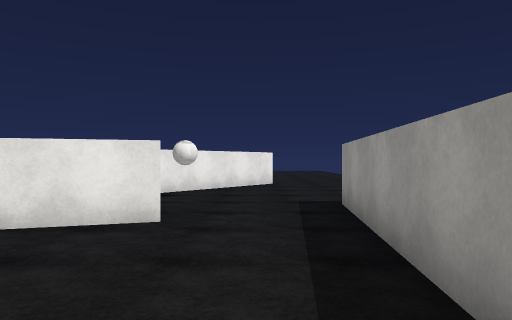
View 1 (above)

18 first-person views from a walk through a Unity game level. The camera is 1.5 m above the floor, looks level and sees 70° across. The floor is counted in squares, 2 m on a side. Each view is taken from the middle of a square. On the plan, view 1 faces up. The plan holds only what a view shows up to about 11 squares ahead; the rest is blank. The place goes on beyond the plan. Some animated figures are not drawn. Surface patterns are stand-ins for the level's own textures.

View 2
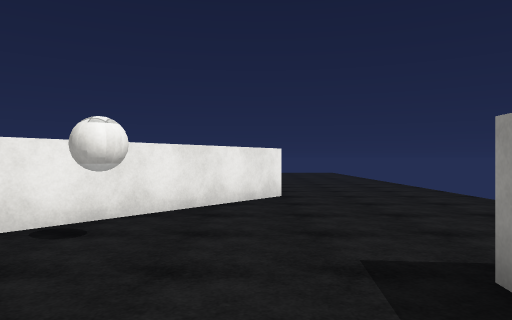

View 3
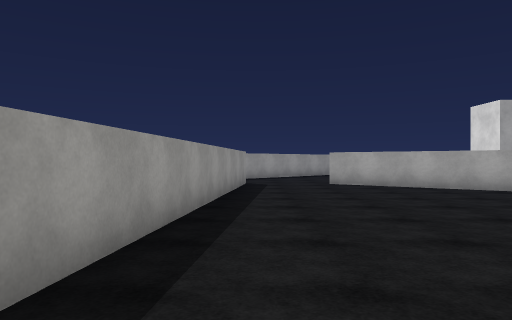

View 4
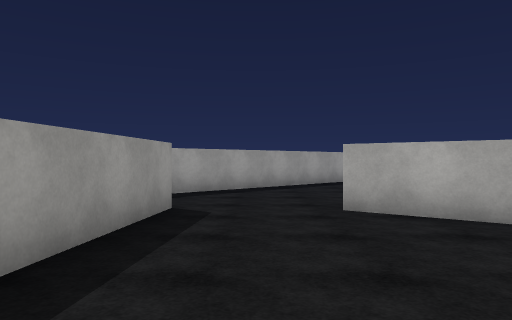

View 5
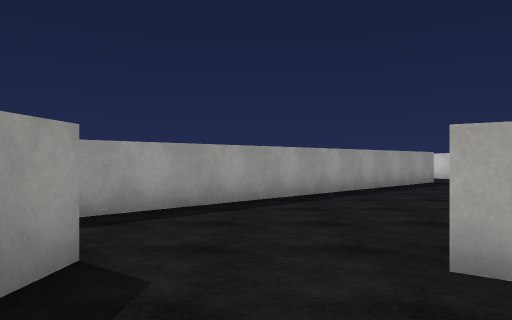

View 6
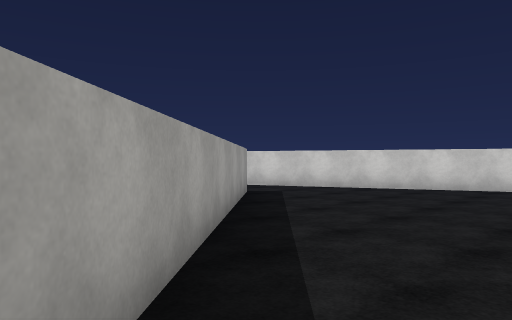

View 7
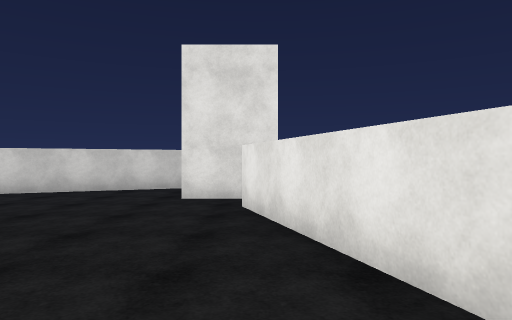

View 8
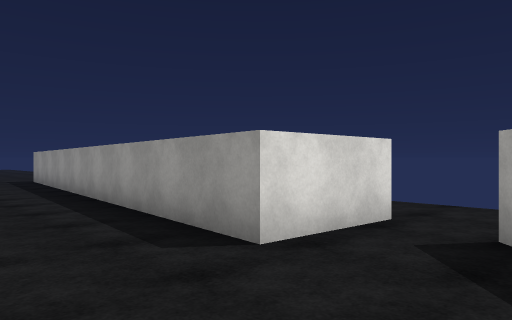

View 9
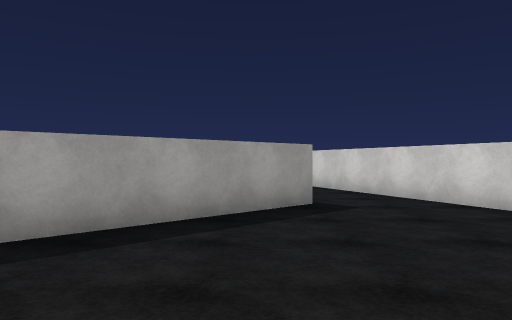

View 10
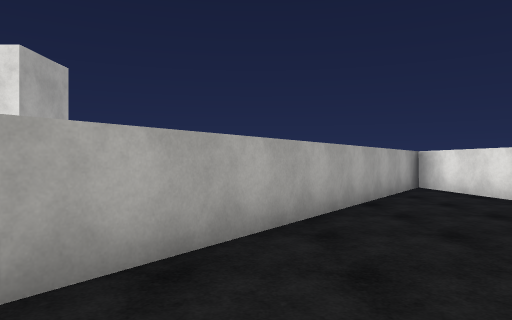

View 11
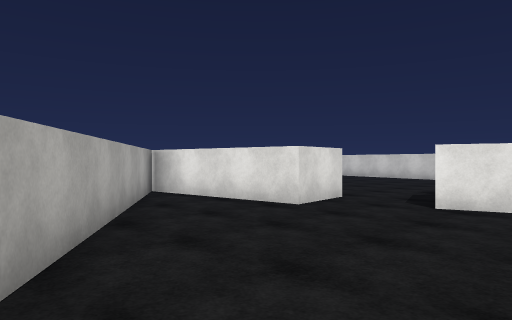

View 12
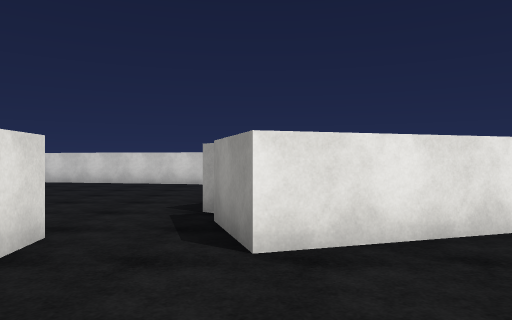

View 13
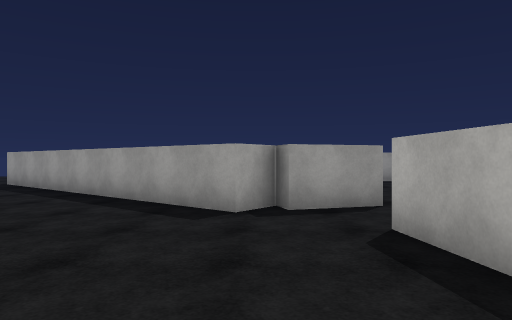

View 14
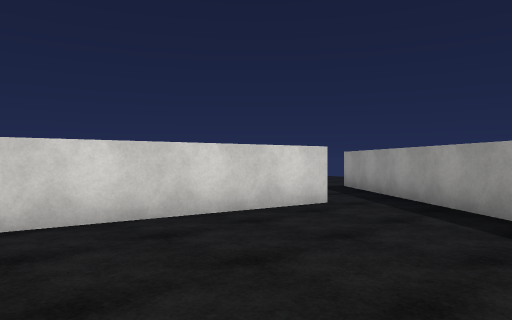

View 15
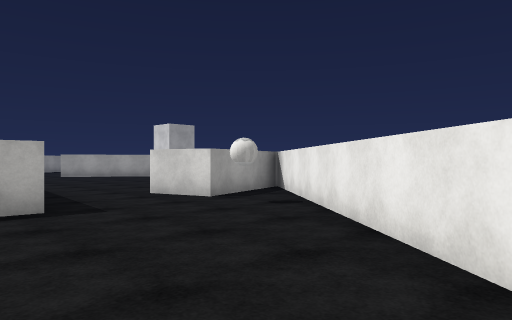

View 16
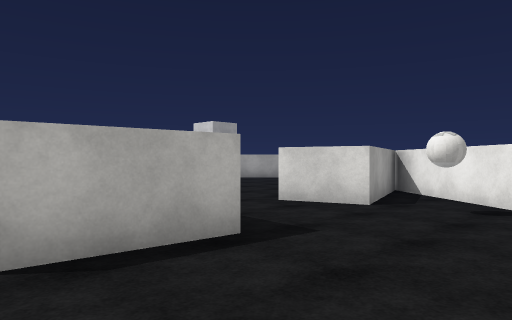

View 17
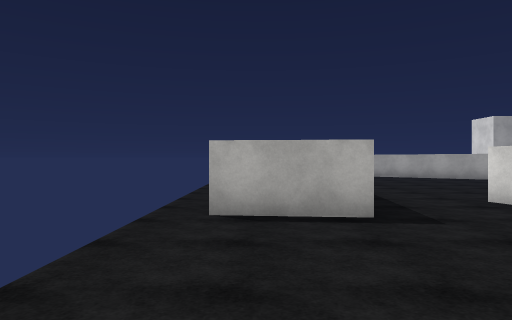

View 18
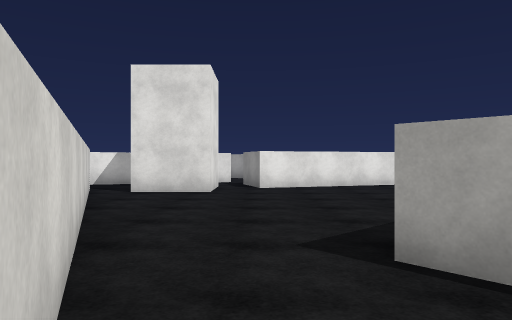

### Floor plan
Points are (right, up) in squares from view 1. A wall is a line through its corners. A room is listed if a view was taken in it or the views show most of it. See-through windows are left out.
Room 1 (views 1, 2, 3, 4, 5, 6, 7, 8, 9, 10, 11, 12, 15, 16, 17, 18)
walls: (-3.5, -6.9) (-7.9, -8.2); (-7.9, 1.9) (-12, 1.4) (-2.2, -5.5); (2.5, -5.9) (0.3, -5.7) (1.5, 6.2) (3.7, 6); (-9.1, -7.6) (-9.1, -9.4) (-11, -9.4); (-11.9, -9.4) (-7.6, -19.4); (0.6, 11.7) (-4.8, 5) (-1.7, 6) (-1.2, 4.4) (-6, 2.9); (-6.5, -15.8) (-7, -15.3) (2, -7.2)
ways out: opening at (-7, 3) to room 2; opening at (-7, -18); opening at (1.5, -6.5)
objects: other object (-1, 7)
Room 2 (views 13, 14)
walls: (-9.6, 3.4) (-8, 3.5) (-7.9, 1.9); (-4.5, 10.7) (-9.3, 11.6); (-6, 2.9) (-6.5, 4.5) (-6, 4.7) (-6.8, 5.3) (-3.1, 9.8)
ways out: opening at (-7, 3) to room 1; opening at (-4, 11)

Where each view was taken, in squares from view 1:
view 1: 0 up, 0 right, facing up
view 2: 4 up, 0 right, facing up
view 3: 6 up, 0 right, facing down
view 4: 0 up, 1 left, facing down
view 5: 3 down, 1 left, facing down
view 6: 9 down, 1 left, facing down-left
view 7: 8 down, 2 left, facing left
view 8: 8 down, 2 left, facing up-right
view 9: 9 down, 6 left, facing down
view 10: 3 down, 2 left, facing left
view 11: 3 down, 4 left, facing up-left
view 12: 0 up, 6 left, facing up
view 13: 5 up, 12 left, facing right
view 14: 7 up, 10 left, facing up-right
view 15: 12 up, 3 right, facing down-left
view 16: 9 up, 4 right, facing down-left
view 17: 11 up, 3 right, facing down
view 18: 18 down, 8 left, facing up
